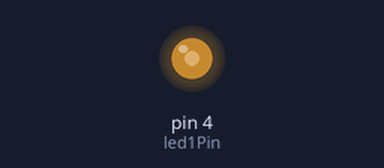
This sketch was run on a simulated Arduino Uno, built with avr-gcc and run on an emulated ATmega328P. Shown: output pins drawn as LEDs (lit = HIGH).

Above: at 0.1 s.
Timing chart, 0 to 40.0 s (numbered marks = the images above):
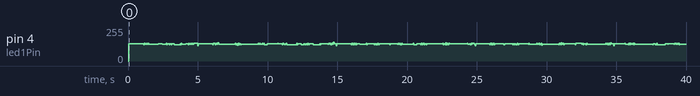

The sketch:

Speaker_Attempt.ino
```cpp
int led1Pin = 4;
void setup() {
  pinMode(led1Pin,OUTPUT);
}

void loop() {
  for(int i = 0; i < 100; i++){
  digitalWrite(led1Pin, HIGH);
  delayMicroseconds(2000);
  digitalWrite(led1Pin,LOW);
  delayMicroseconds(2000);
  }

  for(int i = 0; i < 50; i++){
  digitalWrite(led1Pin, HIGH);
  delayMicroseconds(1750);
  digitalWrite(led1Pin,LOW);
  delayMicroseconds(1750);
  }
  for(int i = 0; i < 50; i++){
  digitalWrite(led1Pin, HIGH);
  delayMicroseconds(2000);
  digitalWrite(led1Pin,LOW);
  delayMicroseconds(2000);
  }
  for(int i = 0; i < 45; i++){
  digitalWrite(led1Pin, HIGH);
  delayMicroseconds(2500);
  digitalWrite(led1Pin,LOW);
  delayMicroseconds(2500);
  }
  for(int i = 0; i < 35; i++){
  digitalWrite(led1Pin, HIGH);
  delayMicroseconds(3000);
  digitalWrite(led1Pin,LOW);
  delayMicroseconds(3000);
  }
  for(int i = 0; i < 35; i++){
  digitalWrite(led1Pin, HIGH);
  delayMicroseconds(3500);
  digitalWrite(led1Pin,LOW);
  delayMicroseconds(3500);
  }
  for(int i = 0; i < 25; i++){
  digitalWrite(led1Pin, HIGH);
  delayMicroseconds(4000);
  digitalWrite(led1Pin,LOW);
  delayMicroseconds(4000);
  }

}
```
